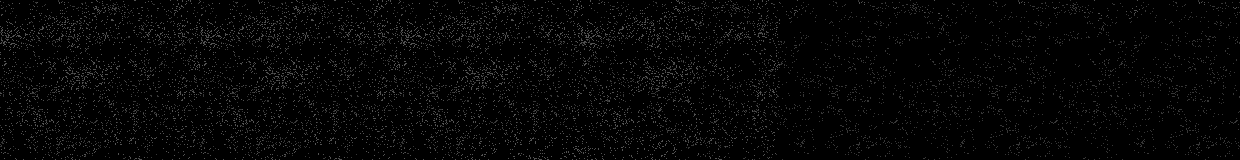

This game map was drawn from its Tiled (.tmx) file and the tilesets committed beside it. A one-line description and the trimmed map source follow:
An orthogonal 62x8 tile map with 20x20 px tiles, 2 tile layers (Tile Layer 3, Tile Layer 4), 2 hidden layers not drawn and 13 objects.

<map version="1.8" tiledversion="1.8.2" orientation="orthogonal" renderorder="right-down" width="62" height="8" tilewidth="20" tileheight="20" infinite="0" nextlayerid="15" nextobjectid="52">
 <tileset firstgid="1" source="ts.tsx" />
 <layer id="8" name="Tile Layer 1" width="62" height="8" visible="0" parallaxx="0.2">
  <data>[496 cells, 240 non-empty, 80 distinct tile ids]</data>
 </layer>
 <layer id="9" name="Tile Layer 2" width="62" height="8" visible="0" parallaxx="0.4">
  <data>[496 cells, 240 non-empty, 80 distinct tile ids]</data>
 </layer>
 <layer id="10" name="Tile Layer 3" width="62" height="8" parallaxx="0.5">
  <data>[496 cells, 312 non-empty, 80 distinct tile ids]</data>
 </layer>
 <layer id="11" name="Tile Layer 4" width="62" height="8" parallaxx="0.8">
  <data>[496 cells, 496 non-empty, 90 distinct tile ids]</data>
 </layer>
 <objectgroup id="2" name="sand">
  <properties>
   <property name="nested" type="bool" value="true" />
  </properties>
  <object id="36" x="55.4167" y="136.981" width="122.273" height="15.039" />
  <object id="48" x="320" y="127" width="269" height="15" />
  <object id="50" x="1040.42" y="84" width="162.303" height="13.3333" />
 </objectgroup>
 <objectgroup id="4" name="static">
  <properties>
   <property name="static" type="bool" value="true" />
  </properties>
  <object id="8" x="-38.3333" y="135.333" width="94.6667" height="45.1667">
   <properties>
    <property name="fall" type="bool" value="false" />
   </properties>
  </object>
  <object id="35" x="1202.94" y="70" width="95.3939" height="125" />
  <object id="39" x="812" y="118" width="152" height="93" />
  <object id="41" x="962" y="69" width="78.3333" height="139" />
  <object id="47" x="177" y="127" width="143" height="73" />
  <object id="49" x="589" y="121" width="51" height="92" />
 </objectgroup>
 <objectgroup id="14" name="push">
  <properties>
   <property name="push" type="bool" value="true" />
  </properties>
  <object id="42" x="875.333" y="86" width="24" height="24.3333">
   <properties>
    <property name="weight" type="int" value="20" />
   </properties>
  </object>
 </objectgroup>
 <objectgroup id="5" name="fall">
  <properties>
   <property name="fall" type="bool" value="true" />
  </properties>
  <object id="38" x="660.667" y="112.333" width="51" height="17" />
  <object id="51" x="733.167" y="112.833" width="51" height="17" />
 </objectgroup>
 <objectgroup id="3" name="misc">
  <object id="7" x="20" y="117.333">
   <properties>
    <property name="spawn" type="bool" value="true" />
   </properties>
   <point />
  </object>
 </objectgroup>
</map>
